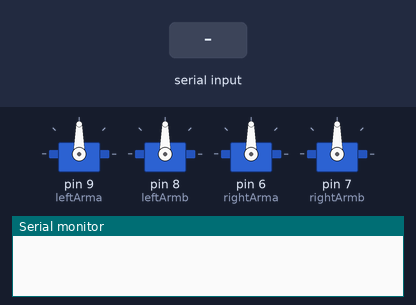
Simulated run of this sketch. Board: Arduino Uno, built with avr-gcc and run on an emulated ATmega328P. On the bench: 4 × servo, the last lines printed to the serial monitor. Inputs (shaded band) come from the test bench.

Above: at 1.2 s.
1.3 s: "0\n" received over Serial
At 2.5 s:
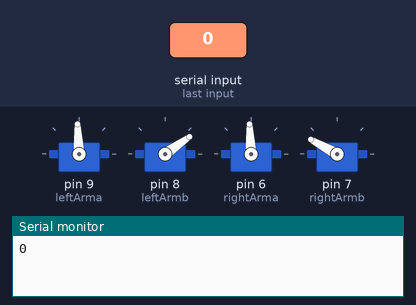
2.8 s: "1\n" received over Serial
At 4.0 s:
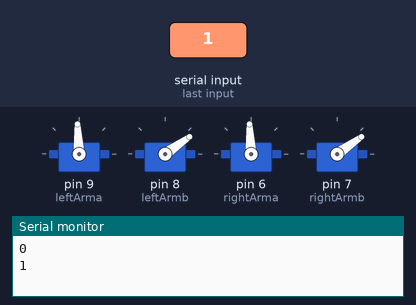
4.3 s: "2\n" received over Serial
At 5.1 s:
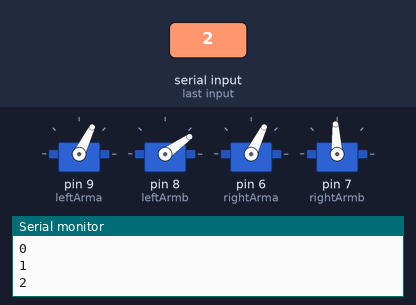
5.8 s: "3\n" received over Serial
At 6.4 s:
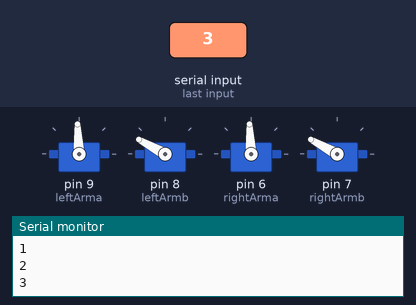
Timing chart, 0 to 8.3 s (numbered marks = the images above; inputs shaded):
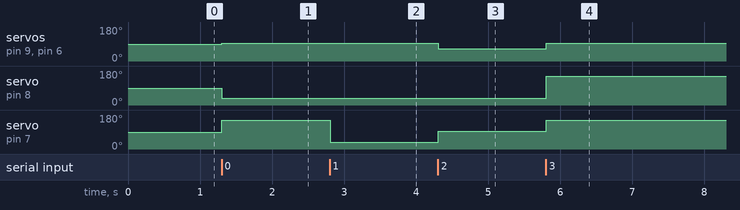

Measured:
- after the input at 1.3 s, servo on pin 9 (leftArma), servo on pin 6 (rightArma): 90° → 93° at once; servo on pin 8 (leftArmb): 90° → 35° at once; servo on pin 7 (rightArmb): 90° → 151° at once
- after the input at 2.8 s, servo on pin 7 (rightArmb): 151° → 35° at once
- after the input at 4.3 s, servo on pin 9 (leftArma), servo on pin 6 (rightArma): 93° → 64° at once; servo on pin 7 (rightArmb): 35° → 93° at once
- after the input at 5.8 s, servo on pin 9 (leftArma), servo on pin 6 (rightArma): 64° → 93° at once; servo on pin 8 (leftArmb): 35° → 151° at once; servo on pin 7 (rightArmb): 93° → 151° at once

The sketch:

followMe.ino
```cpp
#include <Servo.h>
#define BAUD 9600

Servo leftArma, leftArmb, rightArma, rightArmb;
int state;
int ctr = 0;
int input[] = {0, 1, 1, 2, 2, 3, 4};

void setup()
{
  Serial.begin(BAUD);
  leftArma.attach(9);
  leftArmb.attach(8);
  rightArma.attach(6);
  rightArmb.attach(7);
}

void loop()
{
/*
  state = input[ctr];
  ctr++;
  if(ctr > sizeof(input)){
    ctr = 0;
  }
*/
  String input;
  //If any input is detected in arduino
  if(Serial.available() > 0){
  input = Serial.readStringUntil('\n');}
  Serial.println(input);
  state = input.toInt();
  if(input == "0"){
    rightArma.writeMicroseconds(1500);
    rightArmb.writeMicroseconds(2100); // clockwise
    leftArma.writeMicroseconds(1500);
    leftArmb.writeMicroseconds(900); // clockwise
  }else if(input == "1"){
    rightArma.writeMicroseconds(1500);
    rightArmb.writeMicroseconds(900); // clockwise
    leftArma.writeMicroseconds(1500);
    leftArmb.writeMicroseconds(900); // clockwise
  }else if(input == "2"){
    rightArma.writeMicroseconds(1200);
    rightArmb.writeMicroseconds(1500); // clockwise
    leftArma.writeMicroseconds(1200);
    leftArmb.writeMicroseconds(900); // clockwise
   }else if(input == "3"){
    rightArma.writeMicroseconds(1500);
    rightArmb.writeMicroseconds(2100); // clockwise
    leftArma.writeMicroseconds(1500);
    leftArmb.writeMicroseconds(2100); // clockwise
   }
   delay(100);
}
```
